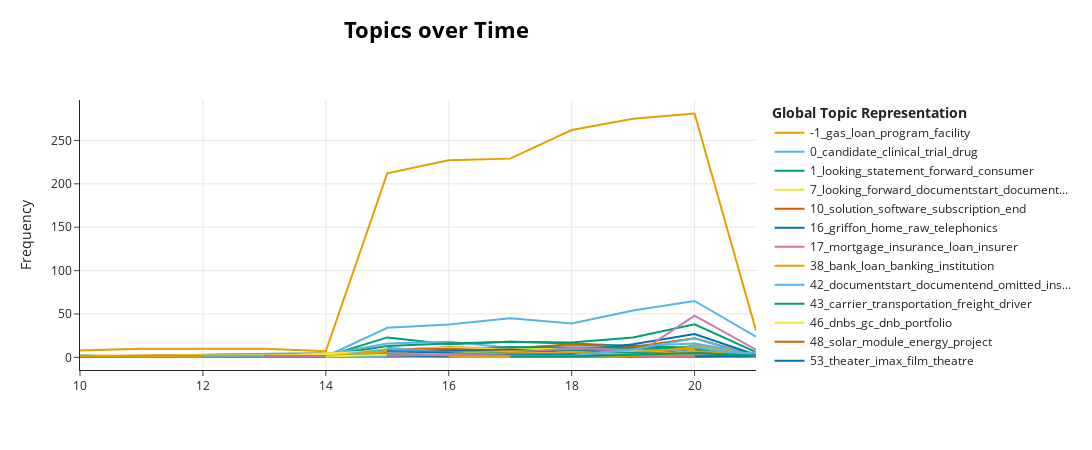

The cell this chart's notebook holds for it:
### Code cell
topic_model.visualize_topics_over_time(topics_over_time,top_n_topics=10)
